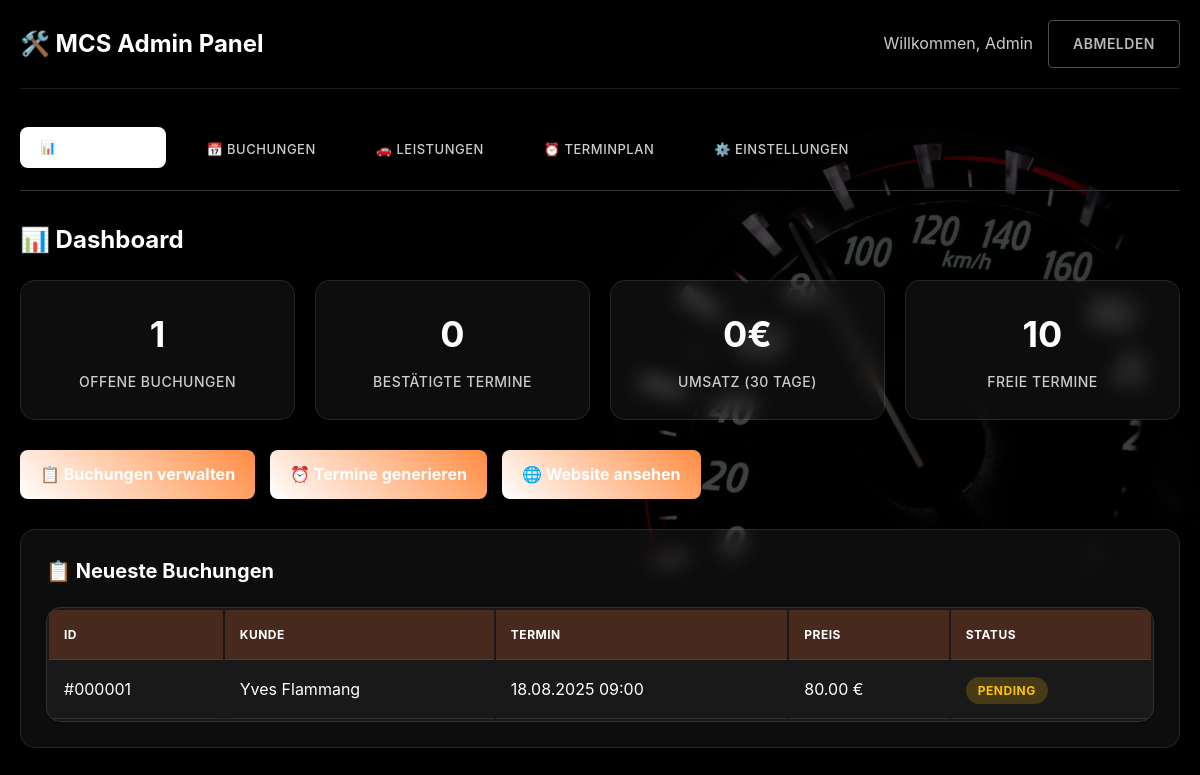
The page /admin/index.php (signed in) on the database its author committed.
### tables this page shows
CREATE TABLE bookings (
            id INTEGER PRIMARY KEY AUTOINCREMENT,
            appointment_id INTEGER NOT NULL,
            customer_name TEXT NOT NULL,
            customer_email TEXT NOT NULL,
            customer_phone TEXT NOT NULL,
            customer_address TEXT NOT NULL,
            distance DECIMAL(10,2) CHECK(distance >= 0),
            total_price DECIMAL(10,2) NOT NULL CHECK(total_price >= 0),
            status TEXT DEFAULT 'pending' CHECK(status IN ('pending', 'confirmed', 'completed', 'cancelled')),
            notes TEXT,
            created_at DATETIME DEFAULT CURRENT_TIMESTAMP,
            updated_at DATETIME DEFAULT CURRENT_TIMESTAMP,
            FOREIGN KEY (appointment_id) REFERENCES appointments (id) ON DELETE RESTRICT
        );

### config/database.php (called while the page is built, shortened)
<?php
class Database
{
    private $db_file;
    private $connection;
    public function __construct()
    {
        $this->db_file = defined('DB_PATH') ? DB_PATH : __DIR__ . '/../database/bookings.db';
        $this->createTables();
    }
    private function connect()
    {
        try {
            $db_dir = dirname($this->db_file);
            $this->connection = new PDO('sqlite:' . $this->db_file);
            $this->connection->setAttribute(PDO::ATTR_ERRMODE, PDO::ERRMODE_EXCEPTION);
            $this->connection->setAttribute(PDO::ATTR_DEFAULT_FETCH_MODE, PDO::FETCH_ASSOC);
            $this->connection->exec('PRAGMA foreign_keys = ON');
        } catch (PDOException $e) {
            error_log("Database connection failed: " . $e->getMessage());
            die("Datenbankverbindung fehlgeschlagen. Bitte kontaktieren Sie den Administrator.");
        }
    }
    private function createTables()
    {
        $sql_appointments = "
        CREATE TABLE IF NOT EXISTS appointments (
            id INTEGER PRIMARY KEY AUTOINCREMENT,
            date TEXT NOT NULL,
            time TEXT NOT NULL,
            status TEXT DEFAULT 'available' CHECK(status IN ('available', 'booked', 'blocked')),
            created_at DATETIME DEFAULT CURRENT_TIMESTAMP,
            updated_at DATETIME DEFAULT CURRENT_TIMESTAMP,
            UNIQUE(date, time)
        )";
        $sql_services = "
        CREATE TABLE IF NOT EXISTS services (
            id INTEGER PRIMARY KEY AUTOINCREMENT,
            name TEXT NOT NULL UNIQUE,
            description TEXT,
            price DECIMAL(10,2) NOT NULL CHECK(price >= 0),
            duration INTEGER DEFAULT 60 CHECK(duration > 0),
            active INTEGER DEFAULT 1 CHECK(active IN (0, 1)),
            created_at DATETIME DEFAULT CURRENT_TIMESTAMP,
            updated_at DATETIME DEFAULT CURRENT_TIMESTAMP
        )";
        $sql_bookings = "
        CREATE TABLE IF NOT EXISTS bookings (
            id INTEGER PRIMARY KEY AUTOINCREMENT,
            appointment_id INTEGER NOT NULL,
            customer_name TEXT NOT NULL,
            customer_email TEXT NOT NULL,
            customer_phone TEXT NOT NULL,
            customer_address TEXT NOT NULL,
            distance DECIMAL(10,2) CHECK(distance >= 0),
            total_price DECIMAL(10,2) NOT NULL CHECK(total_price >= 0),
            status TEXT DEFAULT 'pending' CHECK(status IN ('pending', 'confirmed', 'completed', 'cancelled')),
            notes TEXT,
            created_at DATETIME DEFAULT CURRENT_TIMESTAMP,
            updated_at DATETIME DEFAULT CURRENT_TIMESTAMP,
            FOREIGN KEY (appointment_id) REFERENCES appointments (id) ON DELETE RESTRICT
        )";
        $sql_booking_services = "
        CREATE TABLE IF NOT EXISTS booking_services (
            id INTEGER PRIMARY KEY AUTOINCREMENT,
            booking_id INTEGER NOT NULL,
            service_id INTEGER NOT NULL,
            price_at_booking DECIMAL(10,2) NOT NULL,
            created_at DATETIME DEFAULT CURRENT_TIMESTAMP,
            FOREIGN KEY (booking_id) REFERENCES bookings (id) ON DELETE CASCADE,
            FOREIGN KEY (service_id) REFERENCES services (id) ON DELETE RESTRICT,
            UNIQUE(booking_id, service_id)
        )";
        try {
            $this->connection->exec($sql_appointments);
            $this->connection->exec($sql_services);
            $this->connection->exec($sql_bookings);
            $this->connection->exec($sql_booking_services);
            $this->ensureUpdatedAtColumns();
            $this->insertDefaultServices();
            $this->generateTimeSlots();
        } catch (PDOException $e) {
            error_log("Table creation failed: " . $e->getMessage());
            die("Datenbankinitialisierung fehlgeschlagen. Bitte kontaktieren Sie den Administrator.");
        }
    }
    private function ensureUpdatedAtColumns()
    {
        $tables = ['appointments', 'services', 'bookings'];
        foreach ($tables as $table) {
            try {
                $stmt = $this->connection->prepare("PRAGMA table_info($table)");
                $stmt->execute();
                $columns = $stmt->fetchAll(PDO::FETCH_COLUMN, 1);
            } catch (PDOException $e) {
                error_log("Could not add updated_at to $table: " . $e->getMessage());
            }
        }
    }
    private function createUpdateTriggers()
    {
        $this->connection->exec("DROP TRIGGER IF EXISTS update_appointments_updated_at");
        $this->connection->exec("DROP TRIGGER IF EXISTS update_services_updated_at");
        $this->connection->exec("DROP TRIGGER IF EXISTS update_bookings_updated_at");
        $triggers = [
            "CREATE TRIGGER IF NOT EXISTS update_appointments_updated_at
         AFTER UPDATE ON appointments
         BEGIN
            UPDATE appointments SET updated_at = CURRENT_TIMESTAMP WHERE id = NEW.id;
         END",
            "CREATE TRIGGER IF NOT EXISTS update_services_updated_at
         AFTER UPDATE ON services
         BEGIN
            UPDATE services SET updated_at = CURRENT_TIMESTAMP WHERE id = NEW.id;
         END",
            "CREATE TRIGGER IF NOT EXISTS update_bookings_updated_at
         AFTER UPDATE ON bookings
         BEGIN
            UPDATE bookings SET updated_at = CURRENT_TIMESTAMP WHERE id = NEW.id;
         END"
        ];
        foreach ($triggers as $trigger) {
            try {
                $this->connection->exec($trigger);
            } catch (PDOException $e) {
                error_log("Trigger creation warning: " . $e->getMessage());
            }
        }
    }
    private function insertDefaultServices()
    {
        try {
            $stmt = $this->connection->prepare("SELECT COUNT(*) FROM services");
            $stmt->execute();
            $count = $stmt->fetchColumn();
        } catch (PDOException $e) {
            error_log("Error inserting default services: " . $e->getMessage());
        }
    }
    private function generateTimeSlots()
    {
        try {
            $stmt = $this->connection->prepare("SELECT COUNT(*) FROM appointments");
            $stmt->execute();
            $count = $stmt->fetchColumn();
        } catch (PDOException $e) {
            error_log("Error generating time slots: " . $e->getMessage());
        }
    }
    public function getConnection()
    {
        return $this->connection;
    }
    public function getStats()
    {
        try {
            $stats = [];
            $stmt = $this->connection->prepare("SELECT COUNT(*) FROM bookings WHERE status = 'pending'");
            $stmt->execute();
            $stats['pending_bookings'] = $stmt->fetchColumn();
            $stmt = $this->connection->prepare("SELECT COUNT(*) FROM bookings WHERE status = 'confirmed'");
            $stmt->execute();
            $stats['confirmed_bookings'] = $stmt->fetchColumn();
            $stmt = $this->connection->prepare("SELECT COUNT(*) FROM appointments WHERE status = 'available' AND date >= date('now')");
            $stmt->execute();
            $stats['available_slots'] = $stmt->fetchColumn();
            $stmt = $this->connection->prepare("SELECT SUM(total_price) FROM bookings WHERE status IN ('confirmed', 'completed') AND date(created_at) >= date('now', '-30 days')");
            $stmt->execute();
            $stats['monthly_revenue'] = $stmt->fetchColumn() ?: 0;
            return $stats;
        } catch (PDOException $e) {
            error_log("Error getting stats: " . $e->getMessage());
            return [];
        }
    }
}

### classes/BookingManager.php (called while the page is built, shortened)
<?php
class BookingManager
{
    private $db;
    public function __construct($database)
    {
        if (is_object($database) && method_exists($database, 'getConnection')) {
            $this->db = $database->getConnection();
        } else {
            $this->db = $database;
        }
    }
    public function getBookingsForAdmin($limit = 100)
    {
        try {
            $stmt = $this->db->prepare("
                SELECT b.*, a.date, a.time,
                    GROUP_CONCAT(s.name, ', ') as services
                FROM bookings b
                JOIN appointments a ON b.appointment_id = a.id
                LEFT JOIN booking_services bs ON b.id = bs.booking_id
                LEFT JOIN services s ON bs.service_id = s.id
                GROUP BY b.id
                ORDER BY a.date DESC, a.time DESC
                LIMIT ?
            ");
            $stmt->execute([$limit]);
            return $stmt->fetchAll(PDO::FETCH_ASSOC);
        } catch (PDOException $e) {
            error_log("Error getting bookings for admin: " . $e->getMessage());
            return [];
        }
    }
}

### admin/index.php (the view, shortened to what this page needs)
<?php
require_once '../config/database.php';
require_once '../classes/BookingManager.php';
?>
<?php
$database = new Database();
$bookingManager = new BookingManager($database);
$current_tab = $_GET['tab'] ?? 'dashboard';
$stats = $database->getStats();
?>
<!DOCTYPE html>
<html lang="de">
<head>
    <link rel="stylesheet" href="../assets/css/style.css">
</head>
<body>
    <div class="container">
        <header class="header">
            <div class="logo">
                <h2 style="color: #ffffff;">🛠️ MCS Admin Panel</h2>
            </div>
            <div style="display: flex; gap: 15px; align-items: center;">
                <span style="color: #ccc;">Willkommen, Admin</span>
                <a href="?logout=1" class="btn-secondary">Abmelden</a>
            </div>
        </header>
        <main class="main-content">
            <div class="admin-nav">
                <a href="?tab=dashboard" class="<?= $current_tab === 'dashboard' ? 'active' : '' ?>">📊 Dashboard</a>
                <a href="?tab=bookings" class="<?= $current_tab === 'bookings' ? 'active' : '' ?>">📅 Buchungen</a>
                <a href="?tab=services" class="<?= $current_tab === 'services' ? 'active' : '' ?>">🚗 Leistungen</a>
                <a href="?tab=schedule" class="<?= $current_tab === 'schedule' ? 'active' : '' ?>">⏰ Terminplan</a>
                <a href="?tab=settings" class="<?= $current_tab === 'settings' ? 'active' : '' ?>">⚙️ Einstellungen</a>
            </div>
            <?php if ($current_tab === 'dashboard'): ?>
                <h2 style="color: #ffffff; margin-bottom: 20px;">📊 Dashboard</h2>
                <div class="stats-grid">
                    <div class="stat-card">
                        <span class="stat-number"><?= $stats['pending_bookings'] ?></span>
                        <div class="stat-label">Offene Buchungen</div>
                    </div>
                    <div class="stat-card">
                        <span class="stat-number"><?= $stats['confirmed_bookings'] ?></span>
                        <div class="stat-label">Bestätigte Termine</div>
                    </div>
                    <div class="stat-card">
                        <span class="stat-number"><?= number_format($stats['monthly_revenue'], 0) ?>€</span>
                        <div class="stat-label">Umsatz (30 Tage)</div>
                    </div>
                    <div class="stat-card">
                        <span class="stat-number"><?= $stats['available_slots'] ?></span>
                        <div class="stat-label">Freie Termine</div>
                    </div>
                </div>
                <div class="quick-actions">
                    <a href="?tab=bookings" class="quick-action">📋 Buchungen verwalten</a>
                    <a href="?tab=schedule" class="quick-action">⏰ Termine generieren</a>
                    <a href="../" class="quick-action" target="_blank">🌐 Website ansehen</a>
                </div>
                <?php
                $recent_bookings = $bookingManager->getBookingsForAdmin(10);
                ?>
                <div class="admin-form">
                    <h3>📋 Neueste Buchungen</h3>
                    <?php if (!empty($recent_bookings)): ?>
                        <table class="admin-table">
                            <thead>
                                <tr>
                                    <th>ID</th>
                                    <th>Kunde</th>
                                    <th>Termin</th>
                                    <th>Preis</th>
                                    <th>Status</th>
                                </tr>
                            </thead>
                            <tbody>
                                <?php foreach (array_slice($recent_bookings, 0, 5) as $booking): ?>
                                    <tr>
                                        <td>#<?= str_pad($booking['id'], 6, '0', STR_PAD_LEFT) ?></td>
                                        <td><?= htmlspecialchars($booking['customer_name']) ?></td>
                                        <td><?= date('d.m.Y H:i', strtotime($booking['date'] . ' ' . $booking['time'])) ?></td>
                                        <td><?= number_format($booking['total_price'], 2) ?> €</td>
                                        <td><span class="status-badge status-<?= $booking['status'] ?>"><?= ucfirst($booking['status']) ?></span></td>
                                    </tr>
                                <?php endforeach; ?>
                            </tbody>
                        </table>
                    <?php else: ?>
                        <p style="color: #ccc;">Keine Buchungen vorhanden.</p>
                    <?php endif; ?>
                </div>
            <?php endif; ?>
        </main>
    </div>
</body>
</html>

### admin/index.php (style rules this page uses)
.admin-nav { display: flex; gap: 20px; margin-bottom: 30px; border-bottom: 1px solid #333; padding-bottom: 20px; flex-wrap: wrap; }
.admin-nav a { color: #ccc; text-decoration: none; padding: 10px 20px; border-radius: 8px; transition: all 0.3s ease; font-weight: 500; }
.admin-nav a.active, .admin-nav a:hover { background: #ffffff; color: white; transform: translateY(-2px); }
.stats-grid { display: grid; grid-template-columns: repeat(auto-fit, minmax(200px, 1fr)); gap: 20px; margin-bottom: 30px; }
.stat-card { background: rgba(255, 255, 255, 0.05); border: 1px solid rgba(255, 255, 255, 0.1); border-radius: 15px; padding: 25px; text-align: center; transition: transform 0.3s ease; }
.stat-number { font-size: 36px; font-weight: bold; color: #ffffff; margin-bottom: 8px; display: block; }
.stat-label { color: #ccc; font-size: 14px; font-weight: 500; }
.admin-table { width: 100%; background: rgba(255, 255, 255, 0.05); border-radius: 15px; overflow: hidden; border: 1px solid rgba(255, 255, 255, 0.1); }
.admin-table th, .admin-table td { padding: 15px; text-align: left; border-bottom: 1px solid rgba(255, 255, 255, 0.1); }
.admin-table th { background: rgba(255, 107, 53, 0.2); font-weight: bold; color: #ffffff; }
.status-badge { padding: 6px 12px; border-radius: 20px; font-size: 12px; font-weight: bold; text-transform: uppercase; }
.status-pending { background: rgba(255, 193, 7, 0.2); color: #ffc107; }
.admin-form { background: rgba(255, 255, 255, 0.05); border-radius: 15px; padding: 25px; margin-bottom: 25px; border: 1px solid rgba(255, 255, 255, 0.1); }
.admin-form h3 { color: #ffffff; margin-bottom: 20px; font-size: 20px; }
.quick-actions { display: flex; gap: 15px; margin-bottom: 30px; flex-wrap: wrap; }
.quick-action { background: linear-gradient(45deg, #ffffff, #ff8c42); color: white; padding: 12px 20px; border-radius: 8px; text-decoration: none; font-weight: bold; transition: transform 0.3s ease; }

### rows shown on the page
bookings: id "000001", customer_name "Yves Flammang", time "18.08.2025 09:00", total_price "80.00", status "PENDING"

### other values the page prints
$stats['pending_bookings'] "1"
$stats['confirmed_bookings'] "0"
$stats['monthly_revenue'] "0"
$stats['available_slots'] "10"
